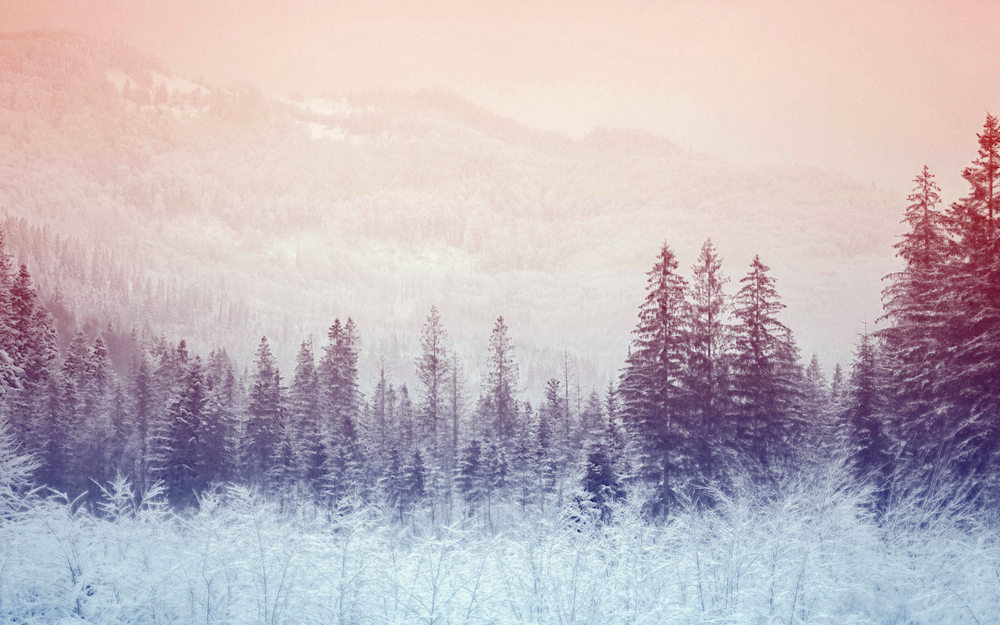
#> input picture K_Means_Clustering_Python/test_image.png, 1000 x 625 px
$ python k_means_sequentially.py
#> lines starting #> are read from the running program, lines starting #| are printed output that depends on the picture
from skimage import io
from sklearn.cluster import KMeans
import numpy as np
import time


def sequentially():
    start = time.time()
    # reading the image
    image = io.imread('test_image.png')
#> image is the input picture: shape (625, 1000, 3); mean R, G, B 193.5, 182.5, 188.7
    io.imshow(image)
    # preprocessing
    rows, cols = image.shape[0], image.shape[1]
#> rows = 625; cols = 1000
    image = image.reshape(rows * cols, 3)
    # print(image.shape)
    # print(image[:5])
    k = 5
    kMeans = KMeans(n_clusters=k)
    kMeans.fit(image)

    # centers
    centers = np.asarray(kMeans.cluster_centers_, dtype=np.uint8)
    # labels
    labels = np.asarray(kMeans.labels_, dtype=np.uint8)
    # print(labels.shape)
    labels = np.reshape(labels, (rows, cols))
    # print(labels.shape)

    newImage = np.zeros((rows, cols, 3), dtype=np.uint8)
    for i in range(rows):
        for j in range(cols):
            # assinging every pixel the rgb color of their label's center
            newImage[i, j, :] = centers[labels[i, j], :]
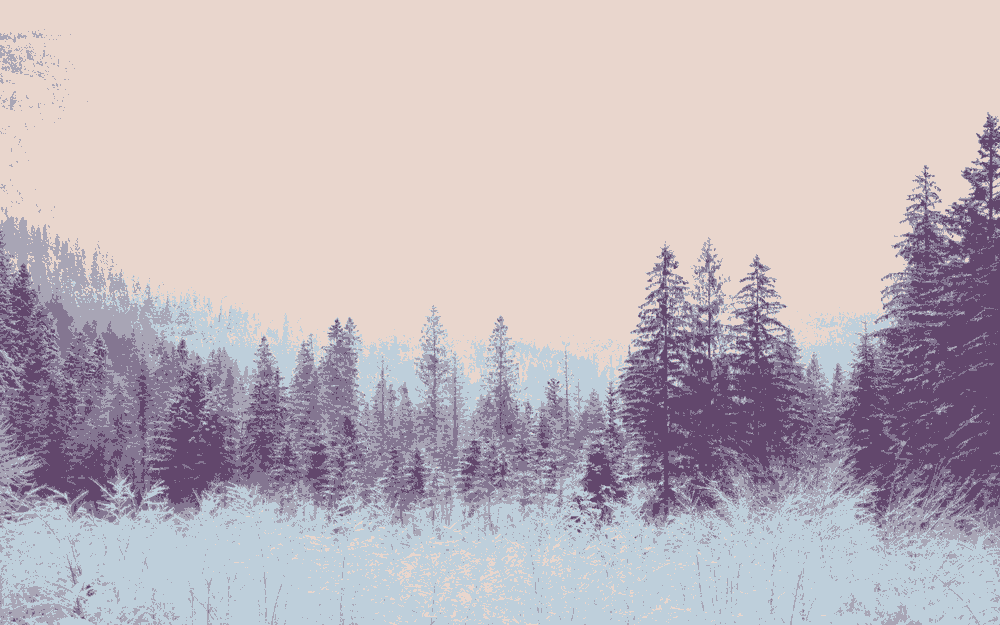
#> newImage: shape (625, 1000, 3); mean of channels 0, 1, 2 192.8, 182, 188.4; drawn as R, G, B
    io.imsave('cluster_image_sequentially.png', newImage)

    io.imshow(newImage)
    end = time.time()
    print(f'Calculator time sequentially from start to end in: {end - start}')


if __name__ == '__main__':
    sequentially()
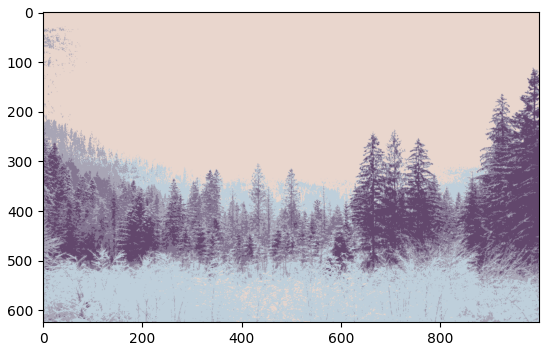
#> figure drawn by matplotlib, 1 panel
